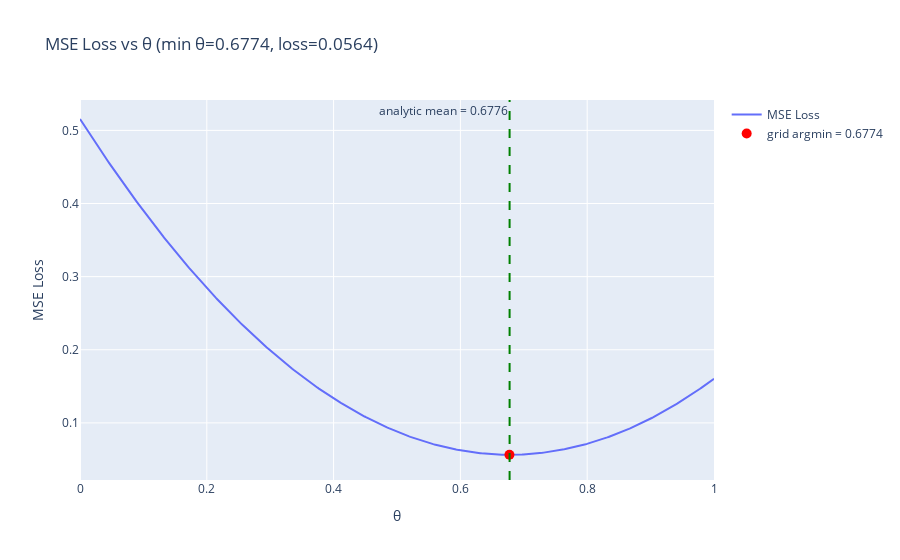

The code cell stored with this chart in its notebook:
### Markdown cell above
### Task 2b

Create a plot that shows the loss curve for $\theta$ in the range [0, 1], using the Mean Squared Error loss function.  
That is, $L(x, y) = \frac{1}{m} \sum [ f_\theta(x_k) - y_k)^2 ]$. Where $m$ is the number of data points in the training set. Remember: $f_{\theta}(x) = \theta$.


Using the plot find the value of $\theta$ that minimize the loss.

### Code cell
import plotly.graph_objects as go

# grid of theta values
thetas = np.linspace(0.0, 1.0, 500)
# compute MSE for each theta: L(theta) = (1/m) * sum_k (theta - y_k)^2
losses = np.array([np.mean((y_train - t) ** 2) for t in thetas])

# numeric minimizer from the grid
min_idx = np.argmin(losses)
theta_min = thetas[min_idx]
loss_min = losses[min_idx]

theta_analytic = np.mean(y_train)

print(f"Numeric argmin theta: {theta_min:.6f}, loss: {loss_min:.6f}")
print(f"Analytic minimizer (mean of y_train): {theta_analytic:.6f}")

# plot the loss curve and mark the minimizer(s)
fig = go.Figure()
fig.add_trace(go.Scatter(x=thetas, y=losses, mode='lines', name='MSE Loss'))
fig.add_trace(go.Scatter(x=[theta_min], y=[loss_min], mode='markers', name=f'grid argmin = {theta_min:.4f}', marker=dict(size=10, color='red')))
fig.add_vline(x=theta_analytic, line=dict(color='green', dash='dash'), annotation_text=f'analytic mean = {theta_analytic:.4f}', annotation_position='top left')
fig.update_layout(title=f'MSE Loss vs θ (min θ={theta_min:.4f}, loss={loss_min:.4f})', xaxis_title='θ', yaxis_title='MSE Loss')
fig.show()

### Figure 1 — Plotly figure (JSON) as saved in the notebook; plotly's stock layout.template omitted (floating-point values rounded to 4 significant figures; data arrays with more than 128 entries replaced by an {"elided": "..."} marker saying what was removed)
{"data": [{"mode": "lines", "name": "MSE Loss", "type": "scatter", "x": {"elided": "500 float values"}, "y": {"elided": "500 float values"}}, {"marker": {"color": "red", "size": 10}, "mode": "markers", "name": "grid argmin = 0.6774", "type": "scatter", "x": [0.6774], "y": [0.05644]}], "layout": {"annotations": [{"showarrow": false, "text": "analytic mean = 0.6776", "x": 0.6776, "xanchor": "right", "xref": "x", "y": 1, "yanchor": "top", "yref": "y domain"}], "shapes": [{"line": {"color": "green", "dash": "dash"}, "type": "line", "x0": 0.6776, "x1": 0.6776, "xref": "x", "y0": 0, "y1": 1, "yref": "y domain"}], "title": {"text": "MSE Loss vs θ (min θ=0.6774, loss=0.0564)"}, "xaxis": {"title": {"text": "θ"}}, "yaxis": {"title": {"text": "MSE Loss"}}}}
